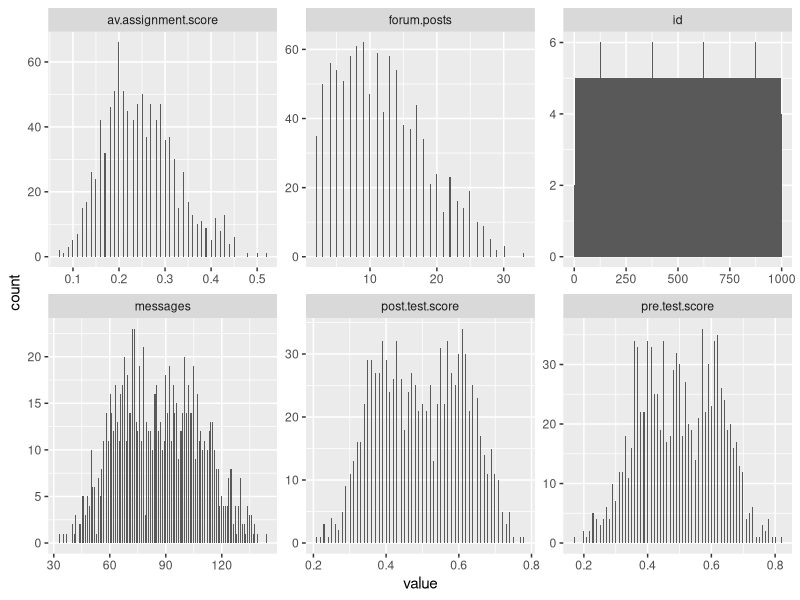
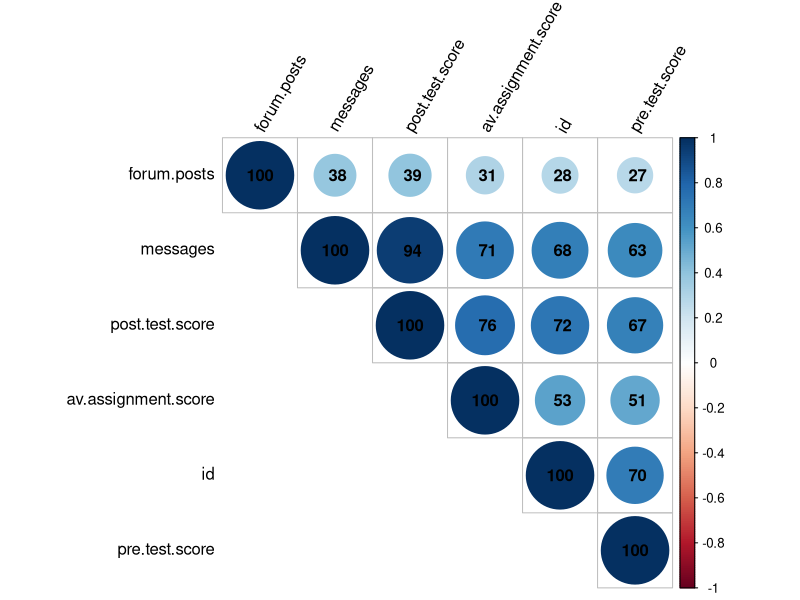
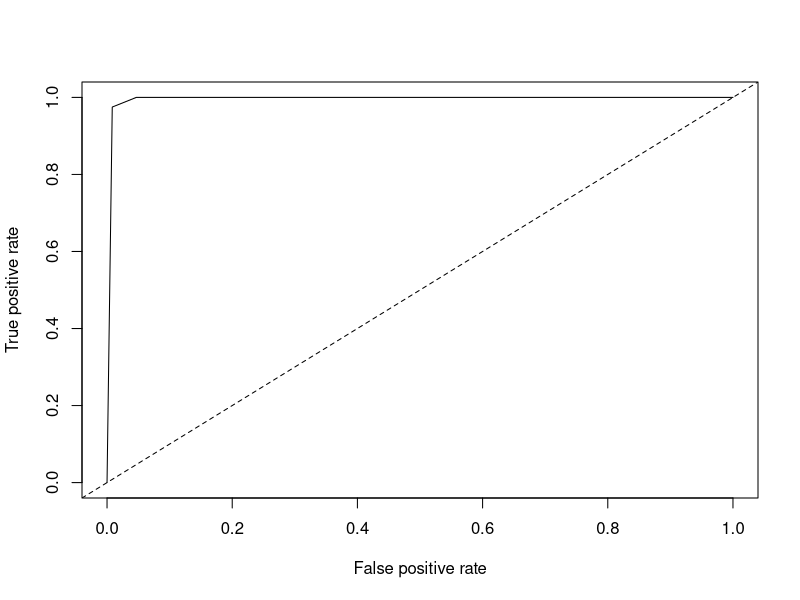
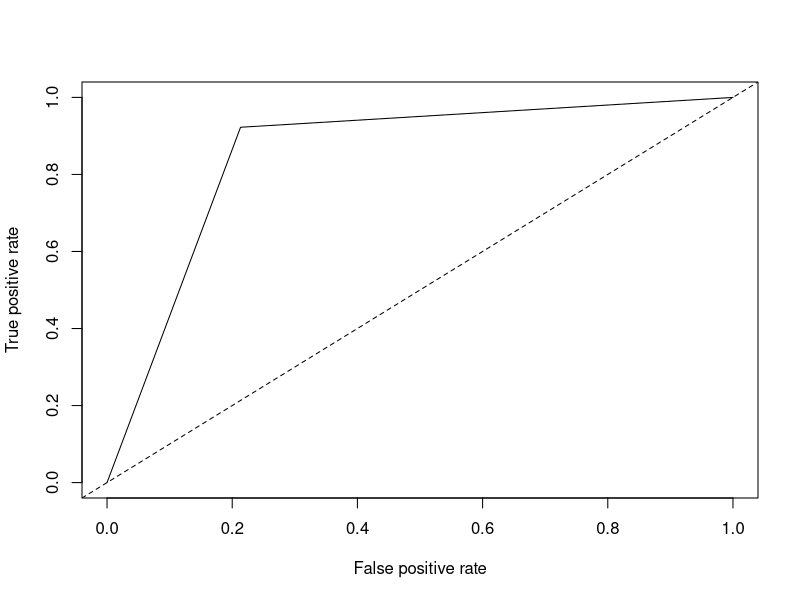

Generate these figures, in order, with R: (Note: this script raises an error after producing the figures.)
## ---- chunk 1
online.data <- read.csv(file = "online.data.csv", header = TRUE)
## ---- chunk 2
#Start by creating histograms of the distributions for all variables (#HINT: look up "facet" in the ggplot documentation)
install.packages("ggplot2")
library(ggplot2)
library(tidyverse)

online.data %>%
  gather(-level.up, key = "var", value = "value") %>%
  ggplot(aes(value)) +
    geom_histogram(aes(value, stat(count)), bins = 200) +
    facet_wrap(~ var, scales = "free")

#Then visualize the relationships between variables
install.packages("corrplot")
library(corrplot)
COR <- cor(online.data[,1:6])

corrplot(COR, order="AOE", method="circle", tl.pos="lt", type="upper",        
tl.col="black", tl.cex=1, tl.srt=60, 
        addCoef.col="black", addCoefasPercent = TRUE,
        sig.level=0.50, insig = "blank")

#Try to capture an intution about the data and the relationships
#Number of messages is highly correlated with post test score. Number of messages is also correlated with average assignment score and pre test score. Post test score is correlated with average assignment score and pre test score. 
## ---- chunk 3
#Create a classification tree that predicts whether a student "levels up" in the online course using three variables of your choice (As we did last time, set all controls to their minimums)
library(rpart)
library(party)

c.tree.level <- rpart(level.up ~ messages + pre.test.score + av.assignment.score, method="class", data=online.data)

#Plot and generate a CP table for your tree 
printcp(c.tree.level)
post(c.tree.level, file = "tree.level.ps")

#Generate a probability value that represents the probability that a student levels up based your classification tree 

online.data$pred <- predict(c.tree.level,type = "prob")[,2]

#Last class we used type = "class" which predicted the classification for us, this time we are using type = "prob" to see the probability that our classififcation is based on.
## ---- chunk 4
library(ROCR)

#Plot the curve
pred.detail <- prediction(online.data$pred, online.data$level.up) 
plot(performance(pred.detail, "tpr", "fpr")) +
abline(0, 1, lty = 2)

#Calculate the Area Under the Curve
unlist(slot(performance(pred.detail,"auc"), "y.values"))
#Unlist liberates the AUC value from the "performance" object created by ROCR

#Now repeat this process, but using the variables you did not use for the previous model and compare the plots & results of your two models. Which one do you think was the better model? Why?
c.tree.level2 <- rpart(level.up ~ post.test.score + forum.posts, method="class", data=online.data)
printcp(c.tree.level2)
post(c.tree.level2, file = "tree.level2.ps")

online.data$pred2 <- predict(c.tree.level2,type = "prob")[,2]


pred.detail2 <- prediction(online.data$pred2, online.data$level.up) 
plot(performance(pred.detail2, "tpr", "fpr")) +
abline(0, 1, lty = 2)

unlist(slot(performance(pred.detail2,"auc"), "y.values"))

#The second model is better because false positive rate keeps stays low as true positive rate goes up. 
## ---- chunk 5
#Look at the ROC plot for your first model. Based on this plot choose a probability threshold that balances capturing the most correct predictions against false positives. Then generate a new variable in your data set that classifies each student according to your chosen threshold.

threshold.pred1 <- 0.5
online.data$pred.class <- predict(c.tree.level, threshold = threshold.pred1, type = "class")

#Now generate three diagnostics:

online.data$accuracy.model1 <- sum(online.data$pred.class == online.data$level.up)/length(online.data$level.up)

online.data$precision.model1 <- 

online.data$recall.model1 <- 

#Finally, calculate Kappa for your model according to:

#First generate the table of comparisons
table1 <- table(online.data$level.up, online.data$threshold.pred1)

#Convert to matrix
matrix1 <- as.matrix(table1)

#Calculate kappa
kappa(matrix1, exact = TRUE)/kappa(matrix1)

#Now choose a different threshold value and repeat these diagnostics. What conclusions can you draw about your two thresholds?
